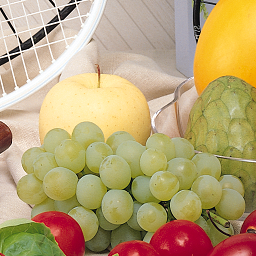
%> input picture fruits.png, 256 x 256 px
$ octave Mymainyiq.m   (GNU Octave 9; MATLAB toolbox functions it lacks are replaced by stand-ins)
%> lines starting %> are read from the running program, lines starting %| are printed output that depends on the picture
### Finalresyiq.m
function [finr fing finb K]=Finalresyiq(I)
I = rgb2ntsc(I);
y=I(:,:,1);
i=I(:,:,2);
q=I(:,:,3);
Kat = cat(3, y, i, q);
subplot(1,4,1), subimage(y);title('Y');
subplot(1,4,2), subimage(i);title('I');
subplot(1,4,3), subimage(q);title('Q');
subplot(1,4,4), subimage(Kat);title('Combined');
figure;
% Unsharp masking
y = imsharpen(y,'Radius',7,'Amount',0.5);
% Median smooth
i = medfilt2(i, [10 10]);
q = medfilt2(q, [10 10]);
Kat2 = cat(3, y, i, q);
subplot(1,4,1), subimage(y);title('Y');
subplot(1,4,2), subimage(i);title('I');
subplot(1,4,3), subimage(q);title('Q');
subplot(1,4,4), subimage(Kat2);title('Combined');
figure;
%
polished1=[-1.2 -0.8 -0.6 ;0 0 0 ;1.2 0.8 0.6 ];
polished11=[1.2 0.8 0.6 ;0 0 0 ;-1.2 -0.8 -0.6 ];
polished111=[-0.1 -0.8 -0.6 ;0 0  0;0.1 0.8 0.6 ];
polished1111=[0.1 0.8 0.6 ;0 0 0 ;-0.1 -0.8 -0.6 ];
%
polished2=polished1';
polished22=polished11';
polished222=polished111';
polished2222=polished1111';
%% y
polished1filter=imfilter(y,polished1);
polished2filter=imfilter(y,polished2);
polished11filter=imfilter(y,polished11);
polished22filter=imfilter(y,polished22);
polished111filter=imfilter(y,polished111);
polished222filter=imfilter(y,polished222);
polished1111filter=imfilter(y,polished1111);
polished2222filter=imfilter(y,polished2222);
polished=abs(polished1filter)+abs(polished2filter)+abs(polished11filter)+abs(polished22filter)+abs(polished111filter)+abs(polished222filter)+abs(polished1111filter)+abs(polished2222filter);
finr=polished;
%% i
polished1filter=0;polished2filter=0;polished11filter=0;polished22filter=0;polished111filter=0;
polished222filter=0;polished1111filter=0;polished2222filter=0;polished=0;
polished1filter=imfilter(i,polished1);
polished2filter=imfilter(i,polished2);
polished11filter=imfilter(i,polished11);
polished22filter=imfilter(i,polished22);
polished111filter=imfilter(i,polished111);
polished222filter=imfilter(i,polished222);
polished1111filter=imfilter(i,polished1111);
polished2222filter=imfilter(i,polished2222);
polished=abs(polished1filter)+abs(polished2filter)+abs(polished11filter)+abs(polished22filter)+abs(polished111filter)+abs(polished222filter)+abs(polished1111filter)+abs(polished2222filter);
fing=polished;
%% q
polished1filter=0;polished2filter=0;polished11filter=0;polished22filter=0;polished111filter=0;
polished222filter=0;polished1111filter=0;polished2222filter=0;polished=0;
polished1filter=imfilter(q,polished1);
polished2filter=imfilter(q,polished2);
polished11filter=imfilter(q,polished11);
polished22filter=imfilter(q,polished22);
polished111filter=imfilter(q,polished111);
polished222filter=imfilter(q,polished222);
polished1111filter=imfilter(q,polished1111);
polished2222filter=imfilter(q,polished2222);
polished=abs(polished1filter)+abs(polished2filter)+abs(polished11filter)+abs(polished22filter)+abs(polished111filter)+abs(polished222filter)+abs(polished1111filter)+abs(polished2222filter);
finb=polished;
%% rgb cat plot
K = cat(3, finr, fing, finb);
subplot(1,4,1)
subimage(finr);title('Y Channel-edge');
subplot(1,4,2)
subimage(fing);title('I Channel-edge');
subplot(1,4,3)
subimage(finb);title('Q Channel-edge');
subplot(1,4,4)
subimage(K);title('YIQ Edges');
end

### hitmiss.m
function output=hitmiss(I)

% Prerequisites
% I = Kpoissonmorph;      % Read image
I_bw = im2bw(I,graythresh(I));  % Convert image to grayscale
[h, w] = size(I_bw);
temp_Im = I_bw;                 % For iteration purposes
imshow(I_bw);
figure;
% Structuring elements
Data                            % Load data
% Hit and Miss algorithm
r = 0;                          % Moving through Kernals
count = 0;                      % Exiting criteria
while 1 == 1
    if r < 8                    % Looping through the structuring elements
        r = r + 1;
    else
        r = 1;
    end
    strel1 = C(:,:,r);          % Structuring element
    idx = idxset(r,:);          % Eliminate 'do not care' terms

    HnM = false(h,w);           % definition...

    for i = 2:h-1
        for j = 2:w-1
            el1 = temp_Im(i-1:i+1,j-1:j+1);  % Image element
            if el1(5)                   % This is a gamble to save time...
                if isequal(strel1(idx),el1(idx))    % Erosion
                    HnM(i,j) = true;                % Save result
                end
            end
        end
    end

    % Difference computation
    difference = and(temp_Im,~HnM);     % Set difference (theory)

    if isequal(difference,temp_Im)      % No more changes
        count = count + 1;              % Counter ++
    else
        count = 0;                      % Changes between previous and current - reset counter
        temp_Im = difference;           % Replace previous with current

        % Output
        % Comment to suppress animation (saves time)
        imshow(temp_Im)
        drawnow
    end
    if count == 8                       % All structuring elements have failed to make a change
        output = temp_Im;
        break                           % Stopping criteria
    end
end

end

### Data.m
% Refer http://en.wikipedia.org/wiki/Hit-or-miss_transform#Thinning

C(:,:,1) = [0 0 0; 0 1 0; 1 1 1];
C(:,:,2) = [0 0 0; 1 1 0; 1 1 0];
C(:,:,3) = [1 0 0; 1 1 0; 1 0 0];
C(:,:,4) = [1 1 0; 1 1 0; 0 0 0];
C(:,:,5) = [1 1 1; 0 1 0; 0 0 0];
C(:,:,6) = [0 1 1; 0 1 1; 0 0 0];
C(:,:,7) = [0 0 1; 0 1 1; 0 0 1];
C(:,:,8) = [0 0 0; 0 1 1; 0 1 1];
idxset=[[1 3:7 9];2:8;[1:3 5 7:9];[1:2 4:6 8:9];[1 3:7 9];2:8;[1:3 5 7:9];[1:2 4:6 8:9]];

### Mymainyiq.m
clc;clear;
% channels-adding noise-median smooth-unsharp mask-proposed filter-morphology
I=imread('fruits.png');
%> I is the input picture: size 256x256x3 uint8; mean R, G, B 185.2, 163.1, 118
% [finr fing finb K]=Finalresyiq(I);
%
mean=0;
variance=0.01;
noisedensity=0.1;
specklevariance=0.01;
figure;
gaussiannoise = imnoise(I,'gaussian',mean,variance);
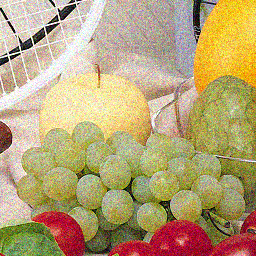
%> gaussiannoise: size 256x256x3 uint8; mean R, G, B 183.3, 163, 118
[finr fing finb K]=Finalresyiq(gaussiannoise); Kgauss=K;
%> in Finalresyiq, `I = rgb2ntsc(I);`: I: size 256x256x3 double; mean of channels 1, 2, 3 0.643, 0.104, -0.0383
%> in Finalresyiq, `y = imsharpen(y,'Radius',7,'Amount',0.5);`:
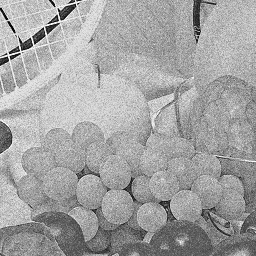
%> y: size 256x256 double; min -0.385, max 1.22, mean 0.643; drawn with min black and max white
%> in Finalresyiq, `i = medfilt2(i, [10 10]);`:
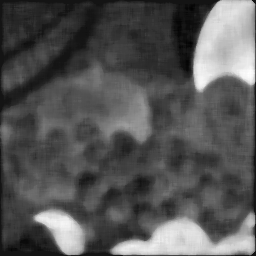
%> i: size 256x256 double; min -0.0324, max 0.367, mean 0.102; drawn with min black and max white
%> in Finalresyiq, `q = medfilt2(q, [10 10]);`:
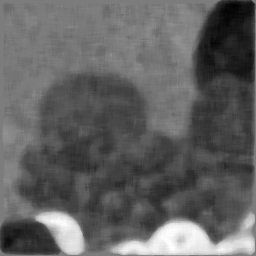
%> q: size 256x256 double; min -0.179, max 0.188, mean -0.0382; drawn with min black and max white
%> in Finalresyiq, `Kat2 = cat(3, y, i, q);`: Kat2: size 256x256x3 double; mean of channels 1, 2, 3 0.643, 0.102, -0.0382
%> in Finalresyiq, `polished2filter=imfilter(q,polished2);`:
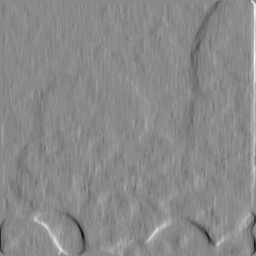
%> polished2filter: size 256x256 double; min -0.379, max 0.321, mean 5.21e-05; drawn with min black and max white
%> in Finalresyiq, `polished22filter=imfilter(q,polished22);`:
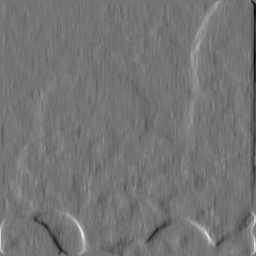
%> polished22filter: size 256x256 double; min -0.321, max 0.379, mean -5.21e-05; drawn with min black and max white
%> in Finalresyiq, `K = cat(3, finr, fing, finb);`: K: size 256x256x3 double; mean of channels 1, 2, 3 1.64, 0.158, 0.112
%> in Finalresyiq, `subimage(finb)`:
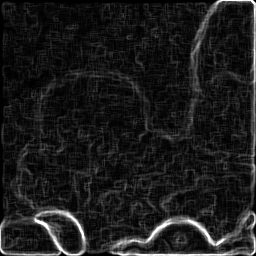
%> displayed picture: size 256x256, on the screen's scale of 0 to 255; min 0, max 255, mean 28.4
figure;
saltynoise = imnoise(I,'salt & pepper',noisedensity);
[finr fing finb K]=Finalresyiq(saltynoise);Ksalt=K;
figure;
poissonnoise = imnoise(I,'poisson');
[finr fing finb K]=Finalresyiq(poissonnoise);Kpoisson=K;
figure;
specklenoise = imnoise(I,'speckle',specklevariance);
[finr fing finb K]=Finalresyiq(specklenoise);Kspeckle=K;
%% morphology
%imerode
se = strel('disk',1);
Kgaussmorph = imerode(Kgauss,se);
Ksaltmorph = imerode(Ksalt,se);
Kpoissonmorph = imerode(Kpoisson,se);subimage(Kpoissonmorph);
Kspecklemorph = imerode(Kspeckle,se);
%imclose
se = strel('disk',1);
Kgaussclose = imclose(Kgaussmorph,se);
Ksaltclose = imclose(Ksaltmorph,se);
Kpoissonclose = imclose(Kpoissonmorph,se);subimage(Kpoissonclose);
Kspeckleclose = imclose(Kspecklemorph,se);
%% hit miss function
output1=hitmiss(Kgaussclose);
%> (the run ends here)
